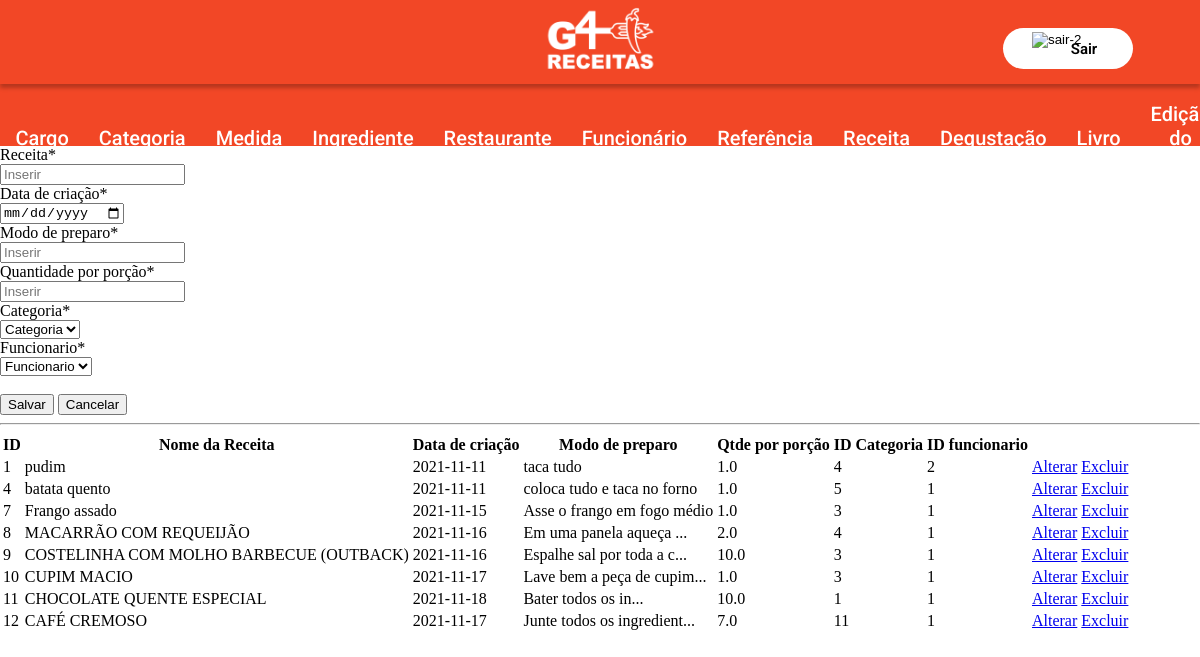
The app's page /receita/index.php with its own data.
### tables this page shows
CREATE TABLE `g4_receita` (
  `id_Receita` int(11) NOT NULL,
  `nome` varchar(45) NOT NULL,
  `data_criacao` date NOT NULL,
  `modo_preparo` varchar(400) NOT NULL,
  `qtde_porcao` decimal(3,1) NOT NULL,
  `id_Categoria` int(11) NOT NULL,
  `id_Funcionario` int(11) NOT NULL
);

### receita/index.php (the view, shortened to what this page needs)
<!DOCTYPE html>
<html lang="pt-br">
<head>
</head>
<?php
include('../model/conexao.php');
include ('../includes/header.php');
?>
<body>
    <form action="?act=save" method="POST" name="form" class="" >
        <span class="">Receita*</span>
        <input required type="text" name="nome" placeholder="Inserir" value="<?php
        echo (isset($nome) && ($nome != null || $nome != "")) ? $nome : '';
        ?>" class="form-control"/>
        <span class="">Data de criação*</span>
        <input required type="date" name="data_criacao" placeholder="Inserir" value="<?php
        echo (isset($data_criacao) && ($data_criacao != null || $data_criacao != "")) ? $data_criacao : '';
        ?>" class="form-control"/>
        <span class="">Modo de preparo*</span>
        <input required type="text" name="modo_preparo" placeholder="Inserir" value="<?php
        echo (isset($modo_preparo) && ($modo_preparo != null || $modo_preparo != "")) ? $modo_preparo : '';
        ?>" class="form-control"/>
        <span class="">Quantidade por porção*</span>
        <input required type="text" name="qtde_porcao" placeholder="Inserir" value="<?php
        echo (isset($qtde_porcao) && ($qtde_porcao != null || $qtde_porcao != "")) ? $qtde_porcao : '';
        ?>" class="form-control"/>
        <span class="">Categoria*</span>
        <select required id="id_Categoria" name="id_Categoria">
            <option value="" disabled selected>Categoria</option>
        </select>
        <span class="">Funcionario*</span>
        <select required id="id_Funcionario" name="id_Funcionario">
            <option value="" disabled selected>Funcionario</option>
        </select>
        <button type="submit" class = "">Salvar</button>
        <button type="reset" class = "">Cancelar</button>
        <hr>
    </form>
        <table>
            <thead>
                <tr>
                    <th>ID</th>
                    <th>Nome da Receita</th>
                    <th>Data de criação</th>
                    <th>Modo de preparo</th>
                    <th>Qtde por porção</th>
                    <th>ID Categoria</th>
                    <th>ID funcionario</th>
                </tr>
            </thead>
            <tbody>
                <?php
                    try {
                        $stmt = $conexao->prepare("SELECT * FROM g4_receita");
                        if ($stmt->execute()) {
                            while ($rs = $stmt->fetch(PDO::FETCH_OBJ)) {
                                echo "<tr>";
                                echo "<td>$rs->id_Receita</td>";
                                echo "<td>$rs->nome</td>";
                                echo "<td>$rs->data_criacao</td>";
                                echo "<td>$rs->modo_preparo</td>";
                                echo "<td>$rs->qtde_porcao</td>";
                                echo "<td>$rs->id_Categoria</td>";
                                echo "<td>$rs->id_Funcionario</td>";
                                echo '<td><a href="./alterar.php?id='.$rs->id_Receita.'">Alterar</a></td>';
                                echo '<td><a href="./excluir.php?id=' .$rs->id_Receita. '">Excluir</a></td>';
                                echo "</tr>";
                            }
                        } else {
                       echo "Erro: Não foi possível recuperar os dados do banco de dados";
                        }
                    } catch (PDOException $erro) {
                        echo "Erro: " . $erro->getMessage();
                    }
                ?>
            </tbody>
        </table>
</body>
</html>

### includes/style.css (style rules this page uses)
body { width: auto; margin: 0; }

### records on screen
g4_receita: id_Receita "1", nome "pudim", data_criacao "2021-11-11", modo_preparo "taca tudo", qtde_porcao "1.0", id_Categoria "4", id_Funcionario "2"
g4_receita: id_Receita "4", nome "batata quento", data_criacao "2021-11-11", modo_preparo "coloca tudo e taca no forno", qtde_porcao "1.0", id_Categoria "5", id_Funcionario "1"
g4_receita: id_Receita "7", nome "Frango assado", data_criacao "2021-11-15", modo_preparo "Asse o frango em fogo médio", qtde_porcao "1.0", id_Categoria "3", id_Funcionario "1"
g4_receita: id_Receita "8", nome "MACARRÃO COM REQUEIJÃO", data_criacao "2021-11-16", modo_preparo "Em uma panela aqueça ...", qtde_porcao "2.0", id_Categoria "4", id_Funcionario "1"
g4_receita: id_Receita "9", nome "COSTELINHA COM MOLHO BARBECUE (OUTBACK)", data_criacao "2021-11-16", modo_preparo "Espalhe sal por toda a c...", qtde_porcao "10.0", id_Categoria "3", id_Funcionario "1"
g4_receita: id_Receita "10", nome "CUPIM MACIO", data_criacao "2021-11-17", modo_preparo "Lave bem a peça de cupim...", qtde_porcao "1.0", id_Categoria "3", id_Funcionario "1"
g4_receita: id_Receita "11", nome "CHOCOLATE QUENTE ESPECIAL", data_criacao "2021-11-18", modo_preparo "Bater todos os in...", qtde_porcao "10.0", id_Categoria "1", id_Funcionario "1"
g4_receita: id_Receita "12", nome "CAFÉ CREMOSO", data_criacao "2021-11-17", modo_preparo "Junte todos os ingredient...", qtde_porcao "7.0", id_Categoria "11", id_Funcionario "1"
